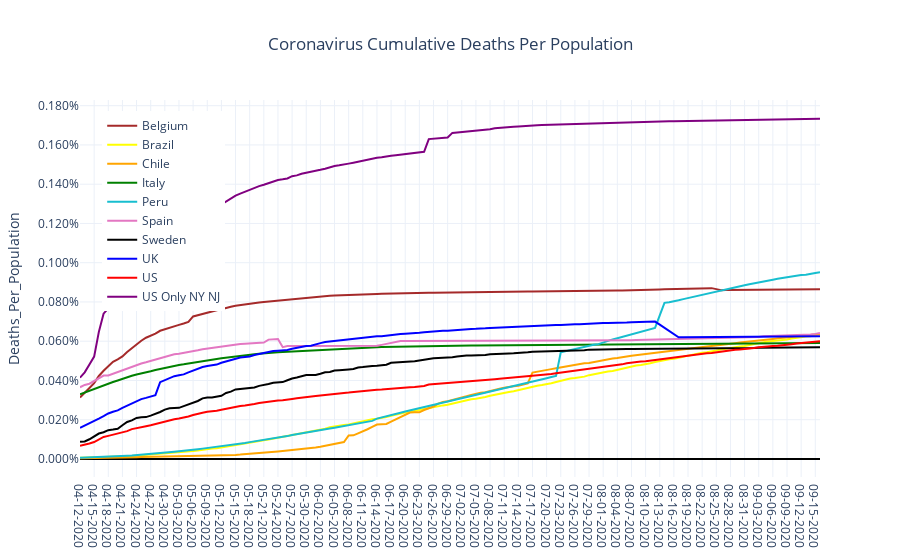

Notebook source saved alongside this figure:
### Code cell
data = []
for mycountry in countries_list:
    data.append(go.Scatter(x=country_df[country_df['Country_Region']==mycountry]['Date'],
                               y=country_df[country_df['Country_Region']==mycountry]['Deaths_Per_Population'],
                               name = rename_dict[mycountry],
                               line = {'color':colors_dict[mycountry]}))
layout = go.Layout(
                showlegend = True,
                legend= dict(x=0.03,y=0.97),
                title='Coronavirus Cumulative Deaths Per Population',
                title_x= 0.5,
                yaxis={'title':'Deaths_Per_Population',
                       'tickformat':'.3%',
                       'zeroline':True,'zerolinecolor':'#000000','zerolinewidth':2.0},
                template='plotly_white')
fig = go.Figure(data=data,layout=layout)
fig.show()
myfilename = r'C:\__YOUTUBE__\__POLITICS__\Coronavirus\outputdata\W1-CV_Cum_Deaths_Per_Population.png'
fig.write_image(myfilename,width = 852,height = 480)
print('Static Image:')
Image(filename=myfilename)

### Figure 1 — Plotly figure (JSON) as saved in the notebook; plotly's stock layout.template omitted (floating-point values rounded to 4 significant figures; data arrays with more than 128 entries replaced by an {"elided": "..."} marker saying what was removed)
{"data": [{"line": {"color": "brown"}, "name": "Belgium", "type": "scatter", "x": {"elided": "158 str values"}, "y": {"elided": "158 float values"}}, {"line": {"color": "yellow"}, "name": "Brazil", "type": "scatter", "x": {"elided": "158 str values"}, "y": {"elided": "158 float values"}}, {"line": {"color": "orange"}, "name": "Chile", "type": "scatter", "x": {"elided": "158 str values"}, "y": {"elided": "158 float values"}}, {"line": {"color": "green"}, "name": "Italy", "type": "scatter", "x": {"elided": "158 str values"}, "y": {"elided": "158 float values"}}, {"line": {"color": "#17becf"}, "name": "Peru", "type": "scatter", "x": {"elided": "158 str values"}, "y": {"elided": "158 float values"}}, {"line": {"color": "#e377c2"}, "name": "Spain", "type": "scatter", "x": {"elided": "158 str values"}, "y": {"elided": "158 float values"}}, {"line": {"color": "black"}, "name": "Sweden", "type": "scatter", "x": {"elided": "158 str values"}, "y": {"elided": "158 float values"}}, {"line": {"color": "blue"}, "name": "UK", "type": "scatter", "x": {"elided": "158 str values"}, "y": {"elided": "158 float values"}}, {"line": {"color": "red"}, "name": "US", "type": "scatter", "x": {"elided": "158 str values"}, "y": {"elided": "158 float values"}}, {"line": {"color": "purple"}, "name": "US Only NY NJ", "type": "scatter", "x": {"elided": "158 str values"}, "y": {"elided": "158 float values"}}], "layout": {"legend": {"x": 0.03, "y": 0.97}, "showlegend": true, "title": {"text": "Coronavirus Cumulative Deaths Per Population", "x": 0.5}, "yaxis": {"tickformat": ".3%", "title": {"text": "Deaths_Per_Population"}, "zeroline": true, "zerolinecolor": "#000000", "zerolinewidth": 2}}}
